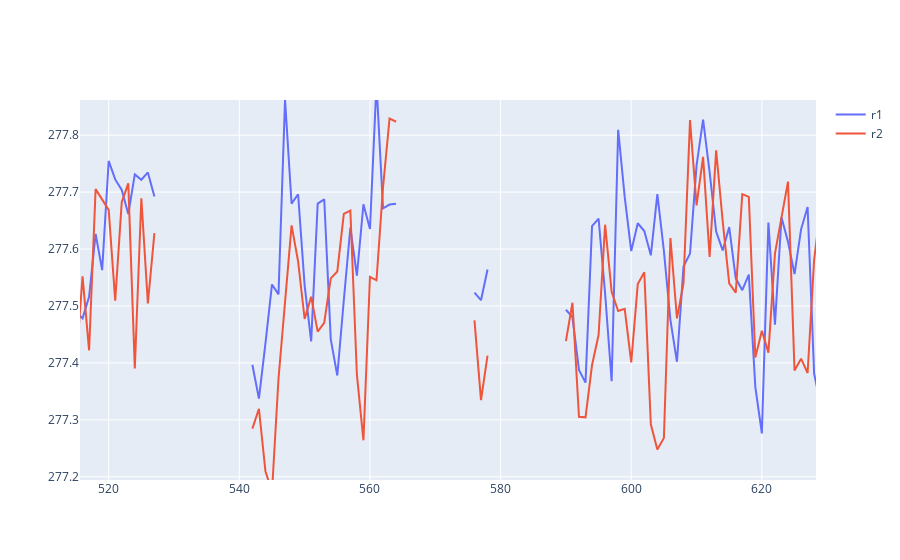

Notebook cell for this chart:
### Code cell
# +5 years after each eruption being removed
eruption_years = np.nonzero(ds_volc.AOD.values.flatten())[0]
years_to_be_removed = []
for yr in eruption_years:
    years_to_be_removed.append(np.arange(yr, yr+6, 1))
years_to_be_removed = np.asarray(years_to_be_removed)
years_to_be_removed = years_to_be_removed.reshape((np.shape(years_to_be_removed)[0]*np.shape(years_to_be_removed)[1]))
years_to_be_removed.sort()
years_to_be_removed = [x[0] for x in groupby(years_to_be_removed)]
years_to_be_removed = np.asarray(years_to_be_removed)
years_to_be_removed = years_to_be_removed[years_to_be_removed < 999]

remaining_temp_r1 = mean_temp_r1
remaining_temp_r1[years_to_be_removed] = None
remaining_temp_r2 = mean_temp_r2
remaining_temp_r2[years_to_be_removed] = None

#df = pd.DataFrame({'remaining_temp_r1': remaining_temp_r1, 'remaining_temp_r2': remaining_temp_r2, 'years': years})
fig = go.Figure()
fig.add_trace(go.Scatter(x=years, y=remaining_temp_r1, name='r1'))
fig.add_trace(go.Scatter(x=years, y=remaining_temp_r2, name='r2'))
fig.show()

### Figure 1 — Plotly figure (JSON) as saved in the notebook; plotly's stock layout.template omitted (floating-point values rounded to 4 significant figures; data arrays with more than 128 entries replaced by an {"elided": "..."} marker saying what was removed)
{"data": [{"name": "r1", "type": "scatter", "x": {"elided": "999 int values"}, "y": {"elided": "999 float values"}}, {"name": "r2", "type": "scatter", "x": {"elided": "999 int values"}, "y": {"elided": "999 float values"}}], "layout": {"autosize": true, "xaxis": {"autorange": false, "range": [515.6, 628.3], "type": "linear"}, "yaxis": {"autorange": false, "range": [277.2, 277.9], "type": "linear"}}}
